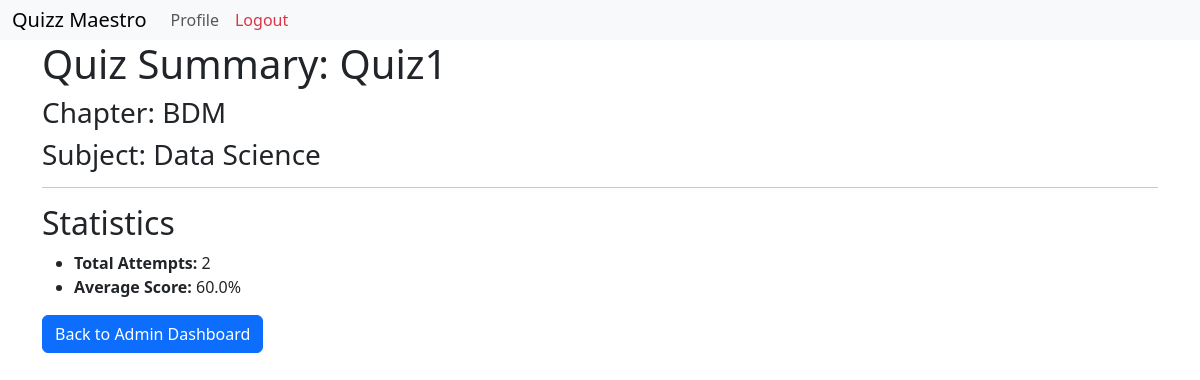
The page /quiz/1/summary (signed in) on the database its author committed.
### models.py (models this page shows)
class Quiz(db.Model):
    id = db.Column(db.Integer, primary_key=True)
    title = db.Column(db.String(100), nullable=False)
    quiz_date = db.Column(db.Date, nullable=False)
    duration = db.Column(db.Integer, nullable=False, default=30)
    chapter_id = db.Column(db.Integer, db.ForeignKey('chapter.id', ondelete = 'CASCADE'), nullable=False)
    attempts = db.relationship('QuizAttempt', back_populates="quiz")

class Chapter(db.Model):
    __tablename__ = 'chapter'
    id = db.Column(db.Integer, primary_key=True)
    name = db.Column(db.String(80), nullable=False)
    subject_id = db.Column(db.Integer, db.ForeignKey('subject.id' , ondelete="CASCADE"), nullable=False)
    description = db.Column(db.String(200), nullable=True)
    quizzes = db.relationship('Quiz', backref='chapter', cascade="all, delete-orphan" , lazy=True)

class Subject(db.Model):
    id = db.Column(db.Integer, primary_key=True)
    name = db.Column(db.String(80), nullable=False)
    description = db.Column(db.String(200), nullable=True)
    chapters = db.relationship('Chapter', backref='subject', lazy=True)

### routes.py (the view)
@app.route('/quiz/<int:quiz_id>/summary')
@auth_required
def quiz_summary(quiz_id):
    user_id = session.get('user_id')
    quiz = Quiz.query.get_or_404(quiz_id)
    chapter = Chapter.query.get(quiz.chapter_id)
    subject = Subject.query.get(chapter.subject_id) if chapter else None
    summary = db.session.query(
        func.count(QuizAttempt.id).label("total_attempts"),
        func.sum(QuizAttempt.score).label("total_score"),
        func.sum(QuizAttempt.total_questions).label("total_questions"),
    ).filter(QuizAttempt.quiz_id == quiz_id).first()
    average_score = (summary.total_score / summary.total_questions * 100) if summary.total_questions else 0
    pie_chart = generate_pie_chart(summary.total_score, summary.total_questions)
    bar_chart = generate_bar_chart(quiz_id)
    return render_template(
        'quiz/summary.html',
        quiz=quiz,
        chapter=chapter,
        subject=subject,
        total_attempts=summary.total_attempts,
        average_score=average_score,
        pie_chart=pie_chart,
        bar_chart=bar_chart
    )

### routes.py (called while the page is built)
def auth_required(func):
    @wraps(func)
    def inner(*args, **kwargs):
        if 'user_id' not in session:
            flash('Please login to continue')
            return redirect(url_for('login'))
        return func(*args, **kwargs)
    return inner

def generate_pie_chart(score, total_questions):
    labels = ['Correct', 'Incorrect']
    values = [score, total_questions - score]
    plt.figure(figsize=(5, 5))
    plt.pie(values, labels=labels, autopct='%1.1f%%', colors=['#4CAF50', '#FF5252'], startangle=90)
    plt.title("Quiz Performance Breakdown")
    img = io.BytesIO()
    plt.savefig(img, format='png', bbox_inches='tight')
    img.seek(0)
    return base64.b64encode(img.getvalue()).decode()

def generate_bar_chart(quiz_id):
    attempts = QuizAttempt.query.filter_by(quiz_id=quiz_id).all()
    users = [f"User {attempt.user_id}" for attempt in attempts]
    scores = [attempt.score for attempt in attempts]
    plt.figure(figsize=(8, 5))
    plt.bar(users, scores, color='skyblue')
    plt.xlabel("Users")
    plt.ylabel("Scores")
    plt.title("User Scores for Quiz")
    plt.xticks(rotation=45)
    img = io.BytesIO()
    plt.savefig(img, format='png', bbox_inches='tight')
    img.seek(0)
    return base64.b64encode(img.getvalue()).decode()

### templates/quiz/summary.html (shortened to what this page needs)
{% extends 'layout.html' %}
{% block content %}
<h1>Quiz Summary: {{ quiz.title }}</h1>
<h3>Chapter: {{ chapter.name }}</h3>
<h3>Subject: {{ subject.name }}</h3>
<hr>
<h2>Statistics</h2>
<ul>
    <li><strong>Total Attempts:</strong> {{ total_attempts }}</li>
    <li><strong>Average Score:</strong> {{ average_score|round(2) }}%</li>
</ul>
<a href="{{ url_for('admin') }}" class="btn btn-primary">Back to Admin Dashboard</a>
{% endblock %}

### templates/layout.html (style rules this page uses)
body { margin : 0; padding: 0; }

### rows shown on the page
Quiz: title "Quiz1"
Chapter: name "BDM"
Subject: name "Data Science"

### other values the page prints
{{ total_attempts }} "2"
{{ average_score|round(2) }} "60.0"
